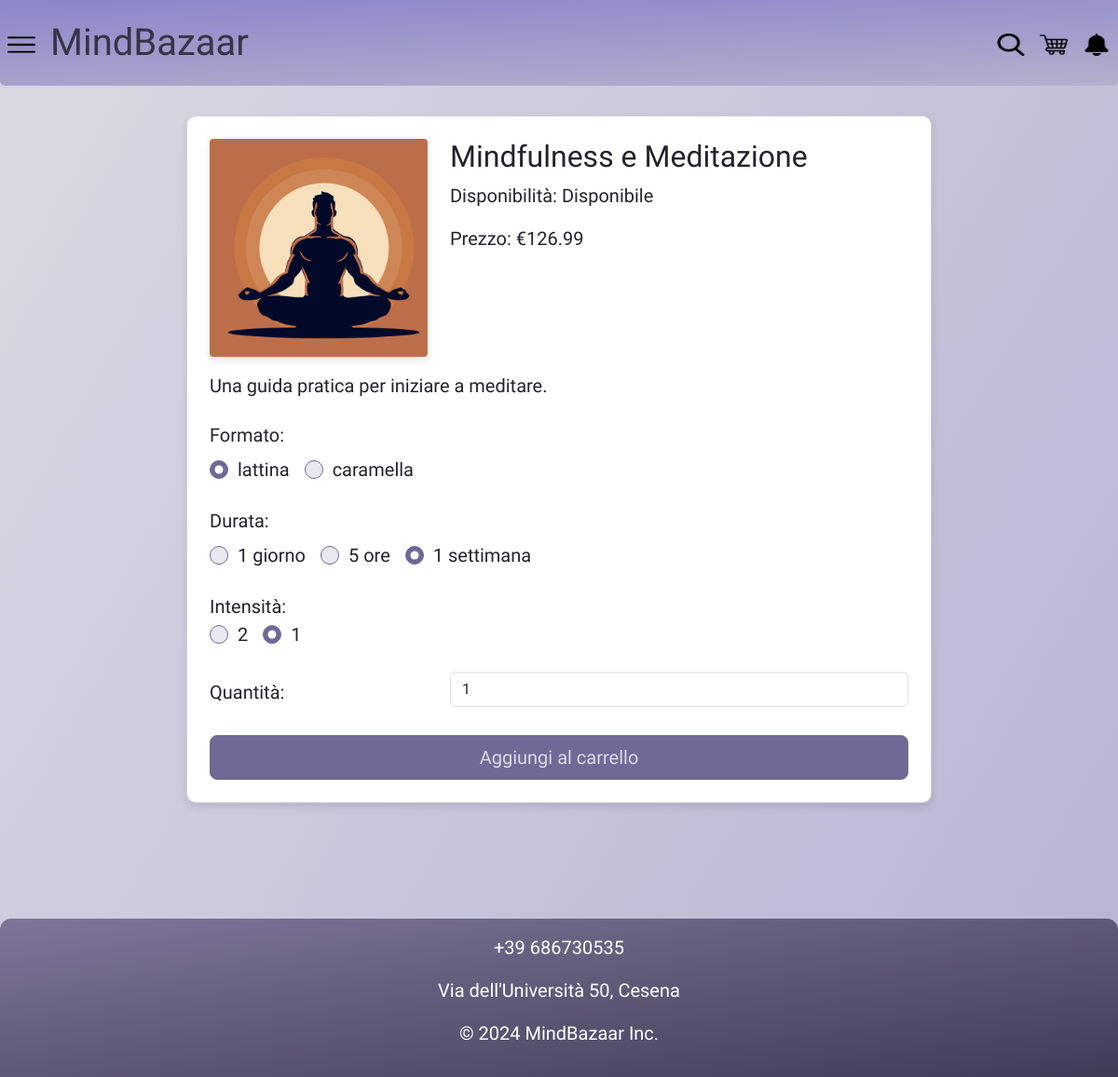
The app's page /product.php?id_prodotto=35&versione=3 with its own data.
### tables this page shows
create table PRODOTTI (
     id int not null auto_increment,
     nome varchar(50) not null,
     descrizione varchar(200) not null,
     eta_minima int not null,
     immagine varchar(50) not null,
     nome_categoria varchar(20) not null,
     constraint ID_PRODOTTO_ID primary key (id));

create table ARTICOLI (
     id_prodotto int not null,
     formato varchar(20) not null,
     durata varchar(15) not null,
     intensita int not null,
     prezzo decimal(5,2) not null,
     disponibilita int not null,
     versione int not null,
     constraint ID_ARTICOLO_ID primary key (id_prodotto, versione));

### product.php (called while the page is built, shortened)
<?php
require_once 'bootstrap.php';
$userParams["articolo"] = current(array_filter($userParams["articoli"], function ($articolo) {
    return $articolo["id_prodotto"] == $_REQUEST["id_prodotto"] && $articolo["versione"] == $_REQUEST["versione"];
}));
$articoliProdotto = $dbh->getArticlesByProductId($_GET["id_prodotto"]);
$formatiProdotto = array_unique(array_column($articoliProdotto, 'formato'));
$durateProdotto = array_unique(array_column($articoliProdotto, 'durata'));
$intensitaProdotto = array_unique(array_column($articoliProdotto, 'intensita'));
require 'template/base.php';

### db/database.php (called while the page is built, shortened)
<?php
class DatabaseHelper {
    private $db;
    public function __construct($servername, $username, $password, $dbname, $port) {
        $this->db = new mysqli($servername, $username, $password, $dbname, $port);
    }
    public function getArticlesByProductId($productId) {
        $stmt = $this->db->prepare("SELECT * FROM ARTICOLI WHERE id_prodotto = ?");
        $stmt->bind_param("i", $productId);
        $stmt->execute();
        $result = $stmt->get_result();
        return $result->fetch_all(MYSQLI_ASSOC);
    }
    public function getArticles() {
        $stmt = $this->db->prepare("SELECT A.*, P.nome_categoria, IFNULL((SELECT SUM(RI.quantita)
                                FROM ARTICOLI AI, RICHIESTE RI
                                WHERE AI.versione = RI.versione_articolo
                                    AND AI.id_prodotto = RI.id_prodotto
                                    AND AI.id_prodotto = A.id_prodotto
                                    AND AI.versione = A.versione
                                GROUP BY AI.id_prodotto, AI.versione), 0) as vendite, P.nome, P.descrizione, P.eta_minima, P.immagine
                FROM ARTICOLI A, PRODOTTI P
                WHERE A.id_prodotto = P.id
                GROUP BY A.id_prodotto, A.versione");
        $stmt->execute();
        $result = $stmt->get_result();
        return $result->fetch_all(MYSQLI_ASSOC);
    }
}

### bootstrap.php (called while the page is built, shortened)
<?php
require_once("utils/functions.php");
require_once("db/database.php");
$dbh = new DatabaseHelper("localhost", "root", "", "MindBazaar", 3306);
$userParams["articoli"] = $dbh->getArticles();

### utils/functions.php (called while the page is built, shortened)
<?php
function showAvailability($nItems) {
    if ($nItems > 20) {
        return "Disponibile";
    } else if ($nItems > 0) {
        return "Ultimi pezzi: " . $nItems;
    } else {
        return "Non disponibile";
    }
}
function getImagePath($category, $imageName) {
    return getImageDir($category) . "/" . $imageName;
}
function getImageDir($category) {
    switch ($category) {
        case "Nozione":
            return NOTIONS_DIR;
    }
}

### template/singleProduct.php (the view, shortened to what this page needs)
<section class="container-fluid my-4">
    <?php $articolo = $userParams["articolo"]; ?>
    <div class="card mx-auto p-4 articlePageDescContainer">
        <div class="row">
            <div class="col-12 col-md-4 d-flex justify-content-center">
                <img src="<?php echo getImagePath($articolo["nome_categoria"], $articolo["immagine"]); ?>"
                    alt=""
                    class="img-fluid singleProduct-image" />
            </div>
            <div class="col-12 col-md-8">
                <h2><?php echo $articolo["nome"]; ?></h2>
                <p id="availability"><strong>Disponibilità:</strong> <?php echo showAvailability($articolo["disponibilita"]); ?></p>
                <p id="price"><strong>Prezzo:</strong> <?php echo "€" . $articolo["prezzo"]; ?></p>
            </div>
        </div>
        <div class="mt-3">
            <p><?php echo $articolo["descrizione"]; ?></p>
        </div>
        <form action="template/addToCart.php" id="product-details-selection-form" method="POST" onchange="updateProductDetails()">
            <div class="mb-3 row">
                <fieldset>
                    <legend class="col-12 col-md-4 col-form-label">Formato:</legend>
                    <div class="col-12 col-md-8">
                        <div class="d-flex flex-wrap">
                            <?php foreach ($formatiProdotto as $formato): ?>
                                <div class="form-check form-check-inline">
                                    <label class="form-check-label" for="formato_<?php echo str_replace(' ', '-', $formato); ?>">
                                        <?php echo $formato; ?>
                                    </label>
                                    <input class="form-check-input" type="radio" name="formato"
                                        id="formato_<?php echo str_replace(' ', '-', $formato); ?>" value="<?php echo $formato; ?>"
                                        <?php if ($formato == $articolo["formato"]) echo "checked"; ?> />
                                </div>
                            <?php endforeach; ?>
                        </div>
                    </div>
                </fieldset>
            </div>
            <div class="mb-3 row">
                <fieldset>
                    <legend class="col-12 col-md-4 col-form-label">Durata:</legend>
                    <div class="col-12 col-md-8">
                        <div class="d-flex flex-wrap">
                            <?php foreach ($durateProdotto as $durata): ?>
                                <div class="form-check form-check-inline">
                                    <label class="form-check-label" for="durata_<?php echo str_replace(' ', '-', $durata); ?>">
                                        <?php echo $durata; ?>
                                    </label>
                                    <input class="form-check-input" type="radio" name="durata"
                                        id="durata_<?php echo str_replace(' ', '-', $durata); ?>" value="<?php echo $durata; ?>"
                                        <?php if ($durata == $articolo["durata"]) echo "checked"; ?> />
                                </div>
                            <?php endforeach; ?>
                        </div>
                    </div>
                </fieldset>
            </div>
            <div class="mb-3 row">
                <fieldset>
                    <legend class="col-12 col-md-4 col-form-label">Intensità:</lege>
                    <div class="col-12 col-md-8">
                        <div class="d-flex flex-wrap">
                            <?php foreach ($intensitaProdotto as $intensita): ?>
                                <div class="form-check form-check-inline">
                                    <label class="form-check-label" for="intensita_<?php echo $intensita; ?>">
                                        <?php echo $intensita; ?>
                                    </label>
                                    <input class="form-check-input" type="radio" name="intensita"
                                        id="intensita_<?php echo $intensita; ?>" value="<?php echo $intensita; ?>"
                                        <?php if ($intensita == $articolo["intensita"]) echo "checked"; ?> />
                                </div>
                            <?php endforeach; ?>
                        </div>
                    </div>
                </fieldset>
            </div>
            <div class="mb-3 row">
                <label for="quantity" class="col-12 col-md-4 col-form-label">Quantità:</label>
                <div class="col-12 col-md-8">
                    <input type="number" id="quantity" name="quantita" min="1" max="<?php echo $articolo["disponibilita"]; ?>"
                        class="form-control" value="1" aria-label="Quantity Picker" />
                </div>
            </div>
            <div class="text-center mt-4">
                <button type="submit" id="add-to-cart" name="submit" class="btn btn-secondary btn-lg w-100 w-md-75 clickable">
                    Aggiungi al carrello
                </button>
            </div>
        </form>
    </div>
</section>

### css/style.css (style rules this page uses)
body { color: black; font-family: 'Roboto Condensed'; font-weight: 300; font-size: 20px; min-height: 100vh; display: flex; flex-direction: column; background-color: #dadff7; background-image: linear-gradient(120deg, #dbd9e2, #b6b4d3); }
.clickable { background-color: rgb(110, 106, 149) !important; color: rgb(218, 218, 230) !important; cursor: pointer; }
.card { border-radius: 10px; box-shadow: 0 4px 8px rgba(0, 0, 0, 0.1); }
.card img { max-width: 100%; height: auto; border-radius: 4px; box-shadow: 0 4px 8px rgba(0, 0, 0, 0.1); }
input[type=radio], input[type=checkbox] { background-color: rgb(232, 232, 241) !important; border-color: rgb(110, 106, 149) !important; }
input[type=radio]:checked, input[type=checkbox]:checked { background-color: rgb(110, 106, 149) !important; }
.singleProduct-image { width: 100%; max-width: 300px; height: auto; border-radius: 8px; box-shadow: 0 4px 8px rgba(0, 0, 0, 0.1); max-width: 100%; }
.articlePageDescContainer { width: 100%; max-width: 800px; }

### records on screen
prodotti: nome_categoria+immagine (picture), nome "Mindfulness e Meditazione", descrizione "Una guida pratica per iniziare a meditare."
articoli: disponibilita "Disponibile", prezzo "126.99", formato "☑ lattina", formato "☐ caramella", durata "☐ 1 giorno", durata "☐ 5 ore", durata "☑ 1 settimana", intensita "☐ 2", intensita "☑ 1"

### other values on screen
$formato "lattina"
$formato "caramella"
$durata "1 giorno"
$durata "5 ore"
$durata "1 settimana"
$intensita "2"
$intensita "1"
